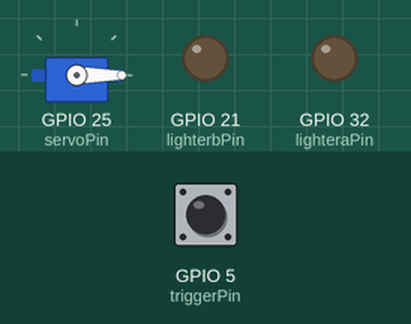
A sketch run on a simulated ESP32. Shown: servo, output pins drawn as LEDs (lit = HIGH). Inputs (shaded band) come from the test bench; at power-on: GPIO 5 (triggerPin) HIGH.

Above: at 1.2 s.
1.3 s: GPIO 5 (triggerPin) pulled LOW for 0.25 s
At 1.5 s:
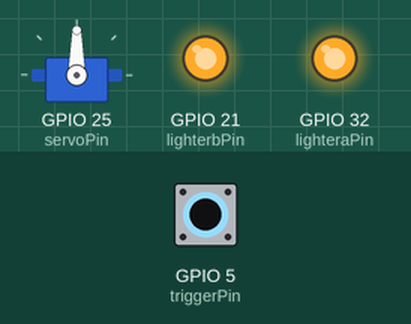
3.1 s: GPIO 5 (triggerPin) pulled LOW for 3.2 s
At 7.7 s:
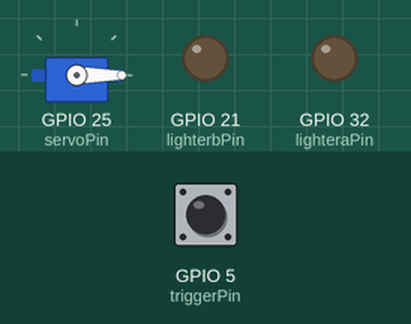
Timing chart, 0 to 9.2 s (numbered marks = the images above; inputs shaded):
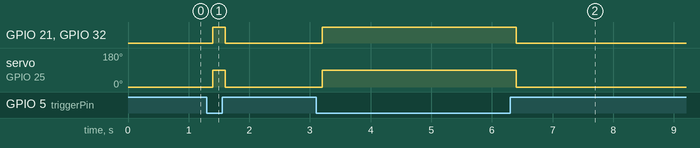

Measured:
- after the input at 1.3 s, GPIO 21 (lighterbPin), GPIO 32 (lighteraPin): LOW → HIGH after 0.10 s, → LOW 0.20 s later; servo on GPIO 25 (servoPin): 0° → 90° after 0.10 s, → 0° 0.20 s later
- after the input at 3.1 s, GPIO 21 (lighterbPin), GPIO 32 (lighteraPin): LOW → HIGH after 0.10 s, → LOW 3.2 s later; servo on GPIO 25 (servoPin): 0° → 90° after 0.10 s, → 0° 3.2 s later

The sketch:

flameservo.ino
```cpp
#include <ESP32Servo.h>

Servo myservo;

int servoPin = 25;
int triggerPin = 5;
int lighteraPin = 32;
int lighterbPin = 21;
int buttonState = 0;

void setup() {
  // Allow allocation of all timers
  ESP32PWM::allocateTimer(0);
  ESP32PWM::allocateTimer(1);
  ESP32PWM::allocateTimer(2);
  ESP32PWM::allocateTimer(3);
  myservo.setPeriodHertz(50);    // standard 50 hz servo
  myservo.attach(servoPin, 1000, 2000); // attaches the servo on pin 18 to the servo object
  // using default min/max of 1000us and 2000us
  // different servos may require different min/max settings
  // for an accurate 0 to 180 sweep
  pinMode(triggerPin, INPUT_PULLUP);
  pinMode(lighteraPin, OUTPUT);
  pinMode(lighterbPin, OUTPUT);
  digitalWrite(lighteraPin, LOW);
  digitalWrite(lighterbPin, LOW);
  myservo.write(0);
}

void loop() {
  buttonState = digitalRead(triggerPin);

  if (buttonState == LOW) {
    // FIRE!!!
    digitalWrite(lighteraPin, HIGH);
    digitalWrite(lighterbPin, HIGH);
    myservo.write(90);
  } else {
    digitalWrite(lighteraPin, LOW);
    digitalWrite(lighterbPin, LOW);
    myservo.write(0);
  }

  delay(200);
}
```
